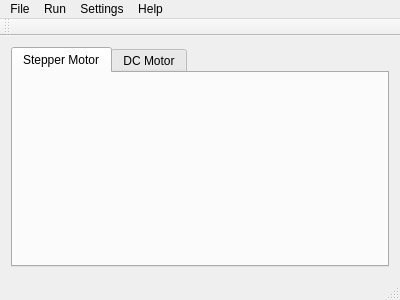
<?xml version="1.0" encoding="UTF-8"?>
<ui version="4.0">
 <class>MainWindow</class>
 <widget class="QMainWindow" name="MainWindow">
  <property name="geometry">
   <rect>
    <x>0</x>
    <y>0</y>
    <width>400</width>
    <height>300</height>
   </rect>
  </property>
  <property name="windowTitle">
   <string>MainWindow</string>
  </property>
  <widget class="QWidget" name="centralWidget">
   <layout class="QGridLayout" name="gridLayout">
    <item row="0" column="0">
     <widget class="QTabWidget" name="tabWidget">
      <property name="currentIndex">
       <number>0</number>
      </property>
      <widget class="QWidget" name="tab">
       <attribute name="title">
        <string>Stepper Motor</string>
       </attribute>
      </widget>
      <widget class="QWidget" name="tab_2">
       <attribute name="title">
        <string>DC Motor</string>
       </attribute>
      </widget>
     </widget>
    </item>
   </layout>
  </widget>
  <widget class="QMenuBar" name="menuBar">
   <property name="geometry">
    <rect>
     <x>0</x>
     <y>0</y>
     <width>400</width>
     <height>21</height>
    </rect>
   </property>
   <widget class="QMenu" name="menuFile">
    <property name="title">
     <string>File</string>
    </property>
    <addaction name="actionSave"/>
    <addaction name="actionLoad"/>
    <addaction name="separator"/>
    <addaction name="actionExit"/>
   </widget>
   <widget class="QMenu" name="menuConfigure">
    <property name="title">
     <string>Settings</string>
    </property>
    <addaction name="actionConfigure_Port"/>
   </widget>
   <widget class="QMenu" name="menuRun">
    <property name="title">
     <string>Run</string>
    </property>
    <addaction name="actionStart"/>
    <addaction name="actionStop"/>
    <addaction name="actionDisconnect"/>
   </widget>
   <widget class="QMenu" name="menuHelp">
    <property name="title">
     <string>Help</string>
    </property>
    <addaction name="actionAbout"/>
   </widget>
   <addaction name="menuFile"/>
   <addaction name="menuRun"/>
   <addaction name="menuConfigure"/>
   <addaction name="menuHelp"/>
  </widget>
  <widget class="QToolBar" name="mainToolBar">
   <attribute name="toolBarArea">
    <enum>TopToolBarArea</enum>
   </attribute>
   <attribute name="toolBarBreak">
    <bool>false</bool>
   </attribute>
  </widget>
  <widget class="CustomStatusBar" name="statusBar"/>
  <action name="actionSave">
   <property name="text">
    <string>Save</string>
   </property>
  </action>
  <action name="actionLoad">
   <property name="text">
    <string>Load</string>
   </property>
  </action>
  <action name="actionExit">
   <property name="text">
    <string>Exit</string>
   </property>
  </action>
  <action name="actionStart">
   <property name="text">
    <string>Start</string>
   </property>
  </action>
  <action name="actionStop">
   <property name="text">
    <string>Stop</string>
   </property>
  </action>
  <action name="actionConfigure_Port">
   <property name="text">
    <string>Configure Port</string>
   </property>
  </action>
  <action name="actionAbout">
   <property name="text">
    <string>About</string>
   </property>
  </action>
  <action name="actionDisconnect">
   <property name="text">
    <string>Disconnect</string>
   </property>
  </action>
 </widget>
 <layoutdefault spacing="6" margin="11"/>
 <customwidgets>
  <customwidget>
   <class>CustomStatusBar</class>
   <extends>QStatusBar</extends>
   <header>customstatusbar.h</header>
  </customwidget>
 </customwidgets>
 <resources/>
 <connections/>
</ui>
